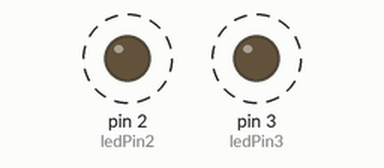
Recording of a sketch running on a simulated Arduino Uno, built with avr-gcc and run on an emulated ATmega328P. Shown: output pins drawn as LEDs (lit = HIGH). Dashed ring = blinking.

Above: at 0.12 s.
Timing chart, 0 to 3.0 s (numbered marks = the images above):
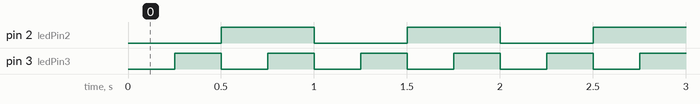

The sketch:

multiple-signals.ino
```cpp
// Pin 2 del arduino
const int ledPin2 = 2;

// Pin 3 del arduino
const int ledPin3 = 3;

// Intervalo de parpadeo (1000ms = 1 segundo)

const int periodo1Hz = 1000; // 1 Hz = 1000 ms por ciclo
const int periodo2Hz = 500; //  2 Hz = 500 ms por ciclo


// Variable para guardar el tiempo del último parpadeo
// Debe ser unsigned long
unsigned long tiempoAnterior2 = 0;
unsigned long tiempoAnterior3 = 0;

// Estado actual del LED (0=LOW, 1=HIGH)
int estadoLed2 = LOW;
int estadoLed3 = LOW;

void setup() {
  pinMode(ledPin2, OUTPUT);
  pinMode(ledPin3, OUTPUT);
}

void loop() {

  // -------------------------    [ Señal 1 de  1Hz ]   ---------------------------

  // Obtiene el tiempo "actual" en cada ciclo del loop
  unsigned long tiempoActual2 = millis();

  // Compara el tiempo actual con el tiempo guardado
  // (tiempoActual - tiempoAnterior2) es el tiempo que ha pasado
  if (tiempoActual2 - tiempoAnterior2 >= periodo1Hz / 2) {

    // Si ya pasó (periodo1Hz / 2), guarda este momento como el "tiempoAnterior2"
    tiempoAnterior2 = tiempoActual2;

    // E invierte el estado del LED
    if (estadoLed2 == LOW) {
      estadoLed2 = HIGH;
    } else {
      estadoLed2 = LOW;
    }

    // Actualiza el LED
    digitalWrite(ledPin2, estadoLed2);
  }


  // -------------------------    [ Señal 2 de  2Hz ]   ---------------------------

  // Obtiene el tiempo "actual" en cada ciclo del loop
  unsigned long tiempoActual3 = millis();

  // Compara el tiempo actual con el tiempo guardado
  // (tiempoActual3 - tiempoAnterior3) es el tiempo que ha pasado
  if (tiempoActual3 - tiempoAnterior3 >= periodo2Hz / 2) {

    // Si ya pasó (periodo2Hz / 2), guarda este momento como el "tiempoAnterior3"
    tiempoAnterior3 = tiempoActual3;

    // E invierte el estado del LED
    if (estadoLed3 == LOW) {
      estadoLed3 = HIGH;
    } else {
      estadoLed3 = LOW;
    }

    // Actualiza el LED
    digitalWrite(ledPin3, estadoLed3);
  }

  /**
   * Aqui puedes agregar otra señal a otro
   * pin del arduino por ejemplo el pin 4
  */
}
```

Measured:
- by itself, pin 2 (ledPin2): alternates HIGH for 0.50 s and LOW for 0.50 s
- by itself, pin 3 (ledPin3): alternates HIGH for 0.25 s and LOW for 0.25 s
- by itself, everything shown: repeats every 1.0 s, in 4 steps
